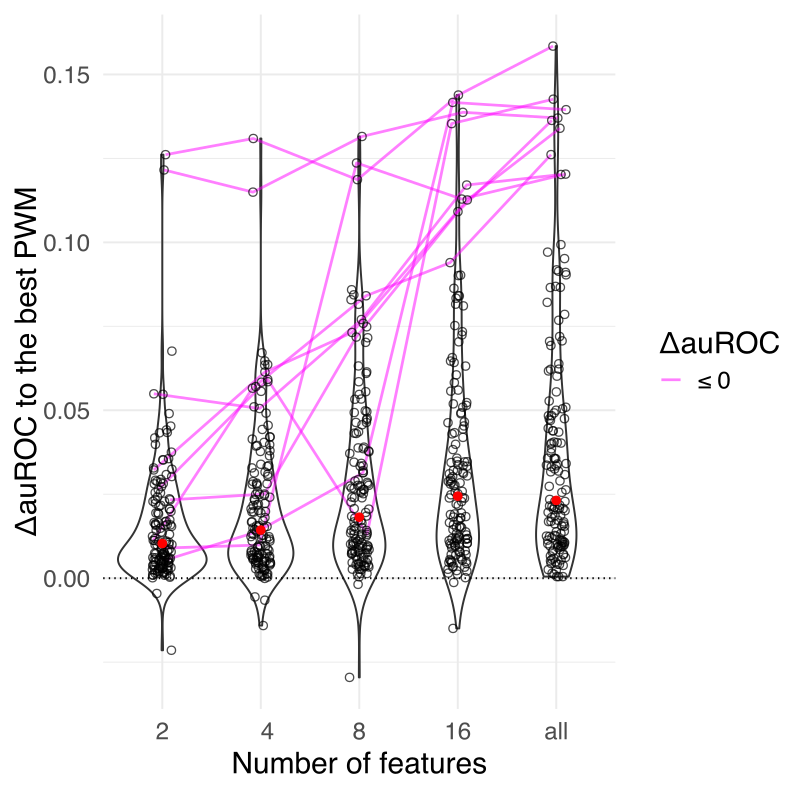

Write R code to recreate this figure.
# Libraries
library(ggplot2)
library(dplyr)
library(hrbrthemes)
library(viridis)
library(ggpubr)
library(ggrepel)
library(gapminder)
library(ggExtra)
library(extrafont)
font_import()


theme_set(theme_get() + theme(text = element_text(family = 'Arial')))


data_summary <- function(x) {
  m <- mean(x)
  ymin <- m-sd(x)
  ymax <- m+sd(x)
  return(c(y=m,ymin=ymin,ymax=ymax))
}

df_violin_CHS <- read.csv("./df_violin_GHTS_roc_15022024.csv")

df_violin_CHS$TF_name <- as.factor(df_violin_CHS$TF_name)


library(MASS) 
library(reshape2) 
library(reshape) 


c = df_violin_CHS %>% dplyr::select(c("TF_name", "roc_auc_test_H_PWM", "dLR", "PWM")) %>% 
  dcast(TF_name~PWM, value.var = "dLR") %>% 
  merge(df_violin_CHS, by="TF_name") %>% 
  mutate( n=factor(Count,levels=c(2,4,8,16,"all")) ) %>% 
  dplyr::arrange(TF_name, n) %>% 
  dplyr::group_by(TF_name) %>% 
  mutate(diffc = cut(`all`, c(-Inf, 0, 0.1, Inf))) %>% 
  mutate(diffc_m = replace(diffc, diffc=="(0,0.1]", NA)) %>% 
  ggplot2::ggplot(., aes(y = dLR, x = n)) +
  geom_violin() + 
  geom_path(
    aes(group = TF_name, colour = diffc_m), 
    size = 0.7, alpha = 0.5, 
    position = position_jitter(width = 0.1, seed = 3922)
  ) + 
  
  geom_point(alpha=0.7, shape=21, size=2, position = position_jitter(width = 0.1, seed = 3922), 
             colour = "black") +  
  scale_color_manual(name = "diffc_m",
                     values = c("(-Inf,0]" = "cyan",
                                "(0.1, Inf]" = "magenta"),
                     labels = c("≤ 0", "> 0.1"), na.translate = F)+
  stat_summary(fun.y=median, geom="point", size=2, color="red") +
  
  ylab("ΔauROC to the best PWM") +
  xlab("Number of features")+
  geom_hline(yintercept = 0, linetype="dotted")+
  theme_minimal(base_size = 21) +
  theme(panel.grid = element_line(size = 0.5)) + 
  guides(color=guide_legend("ΔauROC"))


c

library(Cairo)

Cairo(file='Figure_S8I_GHTS_ROC.pdf', type="pdf", width=200, height=200, units="mm")
c
dev.off()
